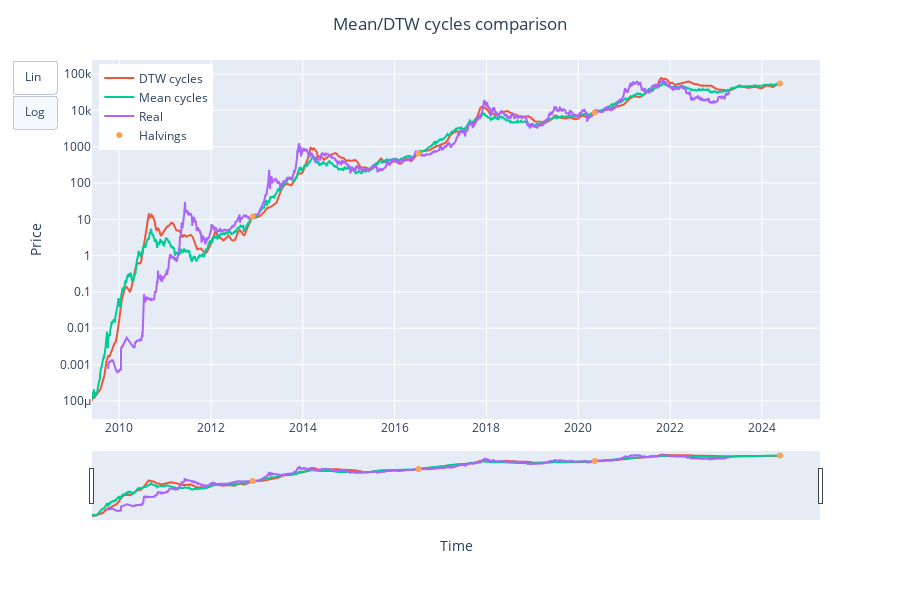

Notebook source saved alongside this figure:
### Markdown cell above
Plot and compare historical data and both averaged cycles and DTW cycles.

### Code cell
fig = go.Figure()

fig = px.line()
fig.update_layout(title_text="Mean/DTW cycles comparison", title_x=0.5)
fig.add_scatter(x=merged_df.index, y=merged_df['dtw'], name='DTW cycles')
fig.add_scatter(x=merged_df.index, y=merged_df['mean'], name='Mean cycles')
fig.add_scatter(x=df_d.index, y=df_d['close'], name='Real')

halving_dates = ['2012-11-28', '2016-07-09', '2020-05-11', '2024-05-23']
marker_values = [12, 663, 8740, 55000]
fig.add_trace(go.Scatter(x=halving_dates, y=marker_values, mode='markers', name='Halvings'))


fig.update_layout(
    xaxis_title="Time",
    yaxis_title="Price",
    yaxis_type='log',
    width=900,
    height=600,
    legend=dict(
        yanchor="top",
        y=0.99,
        xanchor="left",
        x=0.01
    ),
    updatemenus=[
        dict(
            type="buttons",
            buttons=[
                dict(label="Lin", method="relayout", args=[{"yaxis.type": "linear"}]),
                dict(label="Log", method="relayout", args=[{"yaxis.type": "log"}])
            ],
            active=1,
            showactive=True
        )
    ],
    
    dragmode="zoom",
    hovermode="x"
)

fig.update_xaxes(rangeslider_visible=True)

fig.update_yaxes(
       autorange = True,
       fixedrange= False
   )

fig.show()

### Figure 1 — Plotly figure (JSON) as saved in the notebook; plotly's stock layout.template omitted (floating-point values rounded to 4 significant figures; data arrays with more than 128 entries replaced by an {"elided": "..."} marker saying what was removed)
{"data": [{"hovertemplate": "<extra></extra>", "legendgroup": "", "line": {"color": "#636efa", "dash": "solid"}, "marker": {"symbol": "circle"}, "mode": "lines", "name": "", "orientation": "v", "showlegend": false, "type": "scatter", "xaxis": "x", "yaxis": "y"}, {"name": "DTW cycles", "type": "scatter", "x": {"elided": "5473 str values"}, "y": {"elided": "5473 float values"}}, {"name": "Mean cycles", "type": "scatter", "x": {"elided": "5473 str values"}, "y": {"elided": "5473 float values"}}, {"name": "Real", "type": "scatter", "x": {"elided": "4846 str values"}, "y": {"elided": "4846 float values"}}, {"mode": "markers", "name": "Halvings", "type": "scatter", "x": ["2012-11-28", "2016-07-09", "2020-05-11", "2024-05-23"], "y": [12, 663, 8740, 55000]}], "layout": {"dragmode": "zoom", "height": 600, "hovermode": "x", "legend": {"tracegroupgap": 0, "x": 0.01, "xanchor": "left", "y": 0.99, "yanchor": "top"}, "margin": {"t": 60}, "title": {"text": "Mean/DTW cycles comparison", "x": 0.5}, "updatemenus": [{"active": 1, "buttons": [{"args": [{"yaxis.type": "linear"}], "label": "Lin", "method": "relayout"}, {"args": [{"yaxis.type": "log"}], "label": "Log", "method": "relayout"}], "showactive": true, "type": "buttons"}], "width": 900, "xaxis": {"anchor": "y", "domain": [0, 1], "rangeslider": {"visible": true}, "title": {"text": "Time"}}, "yaxis": {"anchor": "x", "autorange": true, "domain": [0, 1], "fixedrange": false, "title": {"text": "Price"}, "type": "log"}}}
